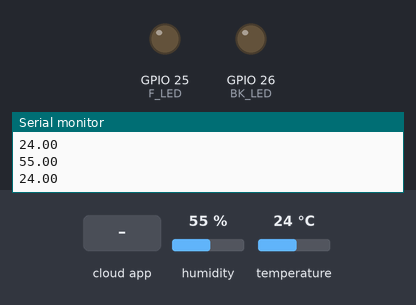
The sketch below on a simulated ESP8266 (NodeMCU). Parts: output pins drawn as LEDs (lit = HIGH), the last lines printed to the serial monitor. Inputs (shaded band) come from the test bench; at power-on: humidity 55 %, temperature 24 °C. WiFi joins after 1.5 s; servers stay silent unless stated.

Above: at 2.7 s.
2.8 s: the phone or cloud app sets 60cdc1c08cf8a303b93a0c21 to 1
At 3.4 s:
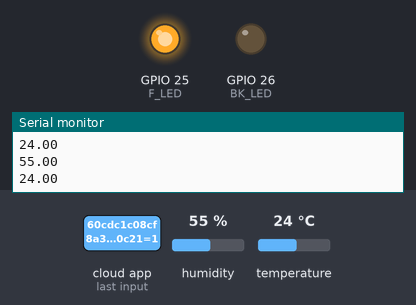
4.3 s: the phone or cloud app sets 60cdc22f2a231603cf26e24e to 1
At 5.5 s:
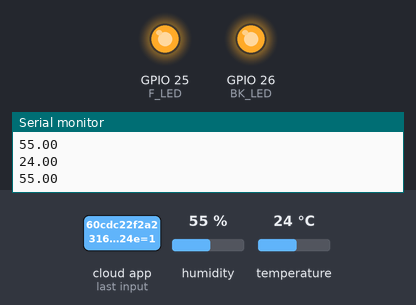
5.8 s: the phone or cloud app sets 60cdc1c08cf8a303b93a0c21 to 0
At 6.9 s:
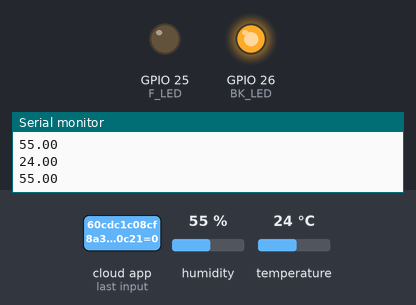
7.3 s: the phone or cloud app sets 60cdc22f2a231603cf26e24e to 0
At 8.1 s:
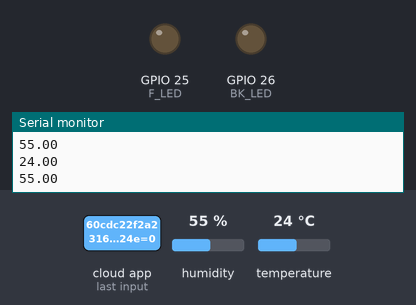
Timing chart, 0 to 9.8 s (numbered marks = the images above; inputs shaded):
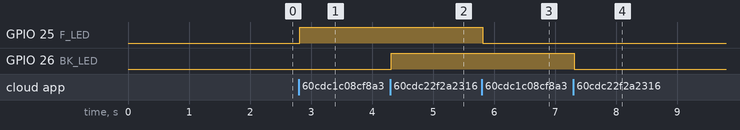

Measured:
- after the input at 2.8 s, GPIO 25 (F_LED): LOW → HIGH at once
- after the input at 4.3 s, GPIO 26 (BK_LED): LOW → HIGH at once
- after the input at 5.8 s, GPIO 25 (F_LED): HIGH → LOW at once
- after the input at 7.3 s, GPIO 26 (BK_LED): HIGH → LOW at once

The sketch:

sinric_board2.ino
```cpp
/*
 * If you encounter any issues:
 * - check the readme.md at https://github.com/sinricpro/esp8266-esp32-sdk/blob/master/README.md
 * - ensure all dependent libraries are installed
 *   - see https://github.com/sinricpro/esp8266-esp32-sdk/blob/master/README.md#arduinoide
 *   - see https://github.com/sinricpro/esp8266-esp32-sdk/blob/master/README.md#dependencies
 * - open serial monitor and check whats happening
 * - check full user documentation at https://sinricpro.github.io/esp8266-esp32-sdk
 * - visit https://github.com/sinricpro/esp8266-esp32-sdk/issues and check for existing issues or open a new one
 */
//#define ESP32
// Uncomment the following line to enable serial debug output
#define ENABLE_DEBUG

#ifdef ENABLE_DEBUG
       #define DEBUG_ESP_PORT Serial
       #define NODEBUG_WEBSOCKETS
       #define NDEBUG
#endif
#ifdef ESP8266
       #include <ESP8266WiFi.h>
#endif
#ifdef ESP32
       #include <WiFi.h>
#endif

//#include <Arduino.h>

#include "SinricPro.h"
#include "SinricProLight.h"

#include "DHT.h"

#define DHTPIN 12     // Digital pin connected to the DHT sensor
#define DHTTYPE DHT22   // DHT 22  (AM2302), AM2321
DHT dht(DHTPIN, DHTTYPE);

#define WIFI_SSID         "TNI_ROBOT_WIFI"
#define WIFI_PASS         "tnieng406"
#define APP_KEY_2           "1e081fa6-7fba-41f3-9cc9-5b92649eb5e7"
#define APP_SECRET_2        "4f216cf2-4980-4127-a84e-20152aa53bc2-c2f71101-582d-4cce-9a95-ddd66cb6ef42"
#define F_ID        "60cdc1c08cf8a303b93a0c21"    // Should look like "5dc1564130xxxxxxxxxxxxxx"
#define BK_ID        "60cdc22f2a231603cf26e24e"
#define BAUD_RATE         9600                // Change baudrate to your need

//#define BAUD_RATE         115200                // Change baudrate to your need

#define F_LED       25
#define BK_LED      26

bool onPowerState(const String &deviceId, bool &state) {
      if(deviceId==F_ID){
//       Serial.printf("Device %s power turned %s \r\n", deviceId.c_str(), state?"on":"off");
      if(state){
        digitalWrite(F_LED,HIGH);
      }
      else{
        digitalWrite(F_LED,LOW);
        }
    }
      else if(deviceId==BK_ID){
//       Serial.printf("Device %s power turned %s \r\n", deviceId.c_str(), state?"on":"off");
      if(state){
        digitalWrite(BK_LED,HIGH);
      }
      else{
        digitalWrite(BK_LED,LOW);
        }
    }
  return true; // request handled properly
}

void setupWiFi() {
  Serial.printf("\r\n[Wifi]: Connecting");
  WiFi.begin(WIFI_SSID, WIFI_PASS);

  while (WiFi.status() != WL_CONNECTED) {
    Serial.printf(".");
    delay(250);
  }
  IPAddress localIP = WiFi.localIP();
//  Serial.printf("connected!\r\n[WiFi]: IP-Address is %d.%d.%d.%d\r\n", localIP[0], localIP[1], localIP[2], localIP[3]);
  Serial.println("connected!");
  Serial.print("[WiFi]: IP-Address is ");
  Serial.print(localIP[0]);
  Serial.print(".");
  Serial.print(localIP[1]);
  Serial.print(".");
  Serial.print(localIP[2]);
  Serial.print(".");
  Serial.print(localIP[3]);

}

void setupSinricPro() {
  SinricProLight &myLight1 = SinricPro[F_ID];
  SinricProLight &myLight2 = SinricPro[BK_ID];

  // set callback function to RED LIGHT
  myLight1.onPowerState(onPowerState);

    // set callback function to RED LIGHT
  myLight2.onPowerState(onPowerState);

  // setup SinricPro
  SinricPro.onConnected([](){ Serial.println("Connected to SinricPro"); });
  SinricPro.onDisconnected([](){ Serial.println("Disconnected from SinricPro"); });
  SinricPro.begin(APP_KEY_2, APP_SECRET_2);
/*---------------------------------------------------------------------*/
}

// main setup function
void setup() {
  Serial.begin(BAUD_RATE); Serial.println("");
  pinMode(F_LED,OUTPUT);
  pinMode(BK_LED,OUTPUT);
  setupWiFi();
  setupSinricPro();
  dht.begin();
}

void loop() {
  SinricPro.handle();
  float t = dht.readTemperature();
  float h = dht.readHumidity();
  Serial.println(t);
  Serial.println(h);
}
```
